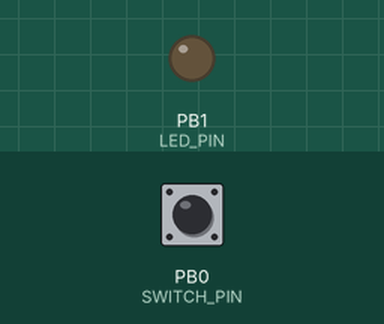
Bench run of a sketch on a simulated ATtiny85, built with avr-gcc and run on an emulated ATtiny85. Shown: output pins drawn as LEDs (lit = HIGH). Inputs (shaded band) come from the test bench; at power-on: PB0 (SWITCH_PIN) HIGH. Sleep ends after the set time or at an interrupt.

Above: at 1.2 s.
1.3 s: PB0 (SWITCH_PIN) pulled LOW for 0.15 s
At 1.92 s:
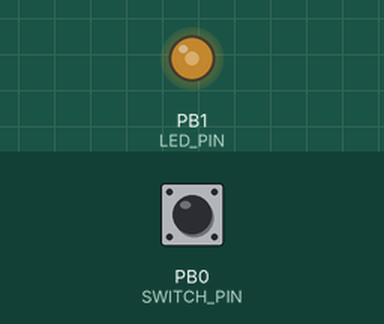
At 3.04 s:
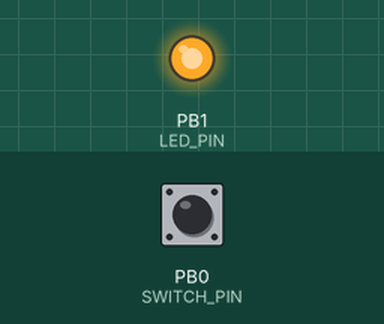
Timing chart, 0 to 10.3 s (numbered marks = the images above; inputs shaded):
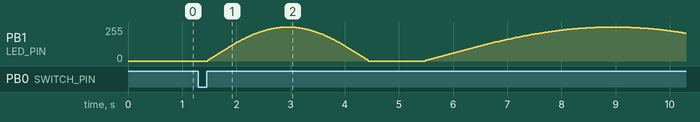

The sketch:

lighthouse.ino
```cpp
/**
 * When button pressed LED will pulse twice, then goes back to sleep
 **/

#include <avr/power.h>
#include <avr/sleep.h>

#ifdef __AVR_ATtiny85__
#define SWITCH_PIN 0
#define LED_PIN 1
#else
#define SWITCH_PIN 2 // (interrupt 0)
#define LED_PIN 9
#endif

#define SIN_LEN 201

prog_uchar sin_table[SIN_LEN] PROGMEM = {
  0, 4, 8, 12, 16, 20, 23, 27, 31, 35, 39, 43, 47, 51, 55, 59, 63, 67, 71, 74, 78,
  82, 86, 90, 93, 97, 101, 104, 108, 112, 115, 119, 122, 126, 129, 133, 136, 140,
  143, 146, 149, 153, 156, 159, 162, 165, 168, 171, 174, 177, 180, 183, 185, 188,
  191, 193, 196, 199, 201, 203, 206, 208, 210, 213, 215, 217, 219, 221, 223, 225,
  227, 228, 230, 232, 234, 235, 237, 238, 239, 241, 242, 243, 244, 245, 246, 247,
  248, 249, 250, 251, 251, 252, 252, 253, 253, 254, 254, 254, 254, 254, 255, 254,
  254, 254, 254, 254, 253, 253, 252, 252, 251, 251, 250, 249, 248, 247, 246, 245,
  244, 243, 242, 241, 239, 238, 237, 235, 234, 232, 230, 228, 227, 225, 223, 221,
  219, 217, 215, 213, 210, 208, 206, 203, 201, 199, 196, 193, 191, 188, 185, 183,
  180, 177, 174, 171, 168, 165, 162, 159, 156, 153, 149, 146, 143, 140, 136, 133,
  129, 126, 122, 119, 115, 112, 108, 104, 101, 97, 93, 90, 86, 82, 78, 74, 71, 67,
  63, 59, 55, 51, 47, 43, 39, 35, 31, 27, 23, 20, 16, 12, 8, 4, 0
};

void setup() {
  pinMode(SWITCH_PIN, INPUT);
  digitalWrite(SWITCH_PIN, HIGH);

  pinMode(LED_PIN, OUTPUT);

  ADCSRA &= ~(1<<ADEN);                     //turn off ADC
  ACSR |= _BV(ACD);                         //disable the analog comparator
}

void gotoSleep() {
#ifdef __AVR_ATtiny85__
  GIMSK |= 1<<PCIE;  //Enable Pin Change Interrupt
  PCMSK |= 1<<PCINT0; //Watch for Pin Change on Pin5 (PB0)
#else
  attachInterrupt(0, interrup, FALLING);
#endif

  set_sleep_mode(SLEEP_MODE_PWR_DOWN);
  sleep_enable();
  sleep_mode();

  // waking up from sleep mode.
  sleep_disable();

#ifdef __AVR_ATtiny85__
  GIMSK &= ~(1<<PCIE); //Disable the interrupt so it doesn't keep flagging
  PCMSK &= ~(1<<PCINT0);
#else
  detachInterrupt(0);
#endif
}

void pulse(long duration) {
  long start = millis();
  long current = -1;
  while ( (current = millis()) - start < duration ) {
    int sin_index = (int)((SIN_LEN*(current - start))/duration);
    int pwm = 0xFF & pgm_read_byte_near(sin_table + sin_index);
    analogWrite(LED_PIN, pwm);
    delay(5);
  }

  // ensure fully turned off
  digitalWrite(LED_PIN, LOW);
}

void loop() {
  gotoSleep();

  // Wait for the button to be released
  while (digitalRead(SWITCH_PIN) == LOW) {  }

  pulse(3000);
  delay(1000);
  pulse(7000);
  delay(1000);
  pulse(3000);
}

void interrup() {}

// Interrupt for PIN0 falling edge
ISR(PCINT0_vect) {

}
```
